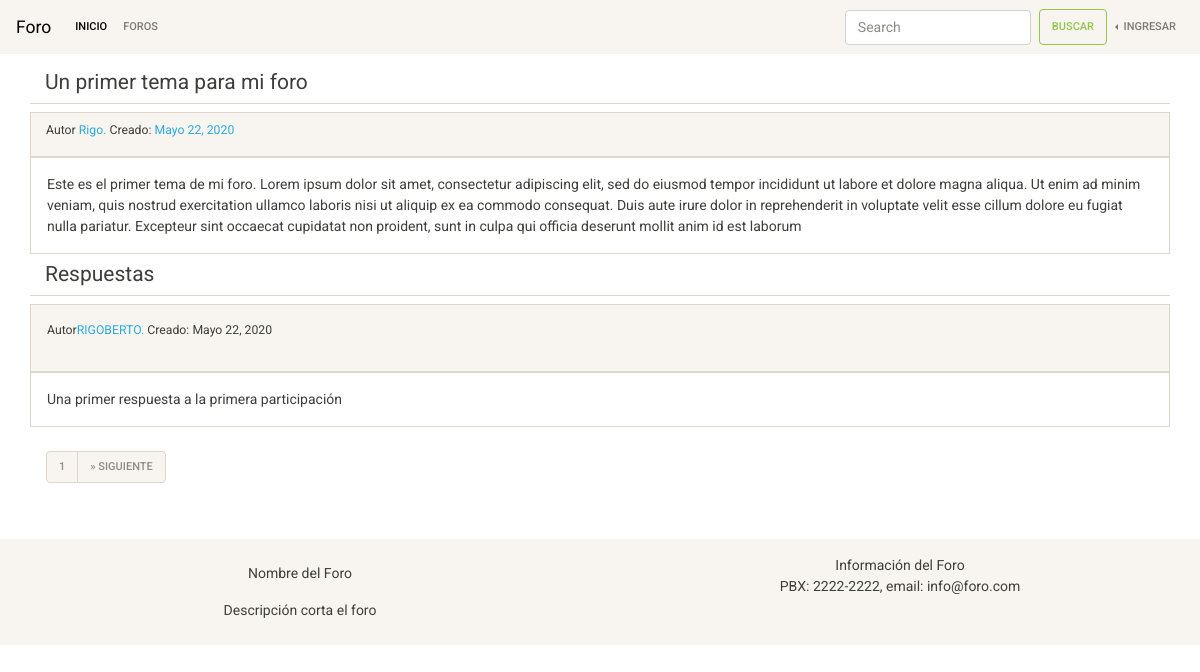
Page /forum/subjects/un-primer-tema-para-mi-foro/ on the committed database.
### apps/forum/models.py (models this page shows, shortened)
class Subject(models.Model):
    author = models.ForeignKey(settings.AUTH_USER_MODEL, on_delete=models.CASCADE,)
    title = title = models.CharField(_("Title"), max_length=150)
    publish_date = models.DateTimeField(_("Date of publication"), auto_now_add=True)
    text = models.TextField(_("Text"),)
    forum = models.ForeignKey(Forum, on_delete=models.CASCADE)
    slug = models.SlugField(max_length=50, unique=True)

class Comments(models.Model):
    author = models.ForeignKey(settings.AUTH_USER_MODEL, on_delete=models.CASCADE)
    Subject = models.ForeignKey(Subject, on_delete=models.CASCADE)
    publish_date = models.DateTimeField(_("Date of publication"), auto_now_add=True)
    text = models.TextField(_("Text"),)

### accounts/models.py (models this page shows)
class User(AbstractUser):
    is_moderator = models.BooleanField(_("moderator"), default=False)
    age = models.IntegerField(verbose_name=_("edad"), blank=False, null=False)

### apps/forum/views.py (the view)
# urls.py: path('subjects/<slug:slug>/', subject_details, name='subject_detail'),
def subject_details(request, slug):
    subject = Subject.objects.get(slug=slug)
    answers_list = subject.comments_set.all()
    paginator = Paginator(answers_list, 1)
    page = request.GET.get("page", 1)
    answers = paginator.get_page(page)
    context = {"subject": subject, "answers": answers}
    return render(request, "forum/subject.html", context)

### apps/forum/templates/forum/subject.html (shortened to what this page needs)
{% extends 'base.html' %}
{% load i18n %}
{% block content%}
<div class="container">
  <div class="row">
    <div class="col-12 mt-3 mb-2 border-bottom">
      <h4>{{ subject.title }}</h4>
    </div>
    <div class="col-12 bg-light border">
      <p class="small pt-2">{% trans 'Author: ' %} <span class="text-info">{{ subject.author }}.</span>  {% trans 'Created:' %} <span class="text-info">{{ subject.publish_date|date}}</span> </span></p>
    </div>
    <div class="col-12 p-3 border">{{ subject.text }}</div>
  </div>
  <div class="row">
    <div class="col-12 mt-2 border-bottom">
      <h4>{% trans 'Answers' %}</h4>
    </div>
  </div>
  <div class="row">
    {% for comment in  answers %}
    <div class="col-12 bg-light mt-2 p-3 border">
      <p class="small">{% trans 'Author: ' %}<span class="text-info">{{ comment.author }}.</span> {% trans 'Created' %}: <span>{{ comment.publish_date|date }}</span></p>
    </div>
    <div class="col-12 p-3 border">{{ comment.text }}</div>
    {% endfor %}
  </div>
  <div class="row">
    <div class="col-12 mt-2 p-3">
      {% if answers.has_other_pages %}
      <ul class="pagination">
        <li class="page-item disable"><a class="page-link" href="?page={{ answers.number }}">{{ answers.number }}</a></li>
        {% if answers.has_next %}
        <li class="page-item disable"><a class="page-link" href="?page={{ answers.next_page_number }}">&raquo; {% trans 'Next' %}</a></li>
        {% endif %}
      </ul>
      {% endif %}
    </div>
  </div>
</div>
{% endblock content %}

### rows in the picture
Subject: title "Un primer tema para mi foro", author "Rigo", publish_date "Mayo 22, 2020", text "Este es el primer tema de mi foro. Lorem ipsum dolor sit amet, consectetur adipiscing elit, sed do eiusmod tempor incididunt ut labore et dolore magna aliqua. Ut enim ad minim veniam, quis nostrud exercitation ullamco laboris nisi ut aliquip ex ea commodo consequat. Duis aute irure dolor in reprehenderit in voluptate velit esse cillum dolore eu fugiat nulla pariatur. Excepteur sint occaecat cupidatat non proident, sunt in culpa qui officia deserunt mollit anim id est laborum"
Comments: author "RIGOBERTO", publish_date "Mayo 22, 2020", text "Una primer respuesta a la primera participación"

### other values in the picture
{{ answers.number }} "1"
